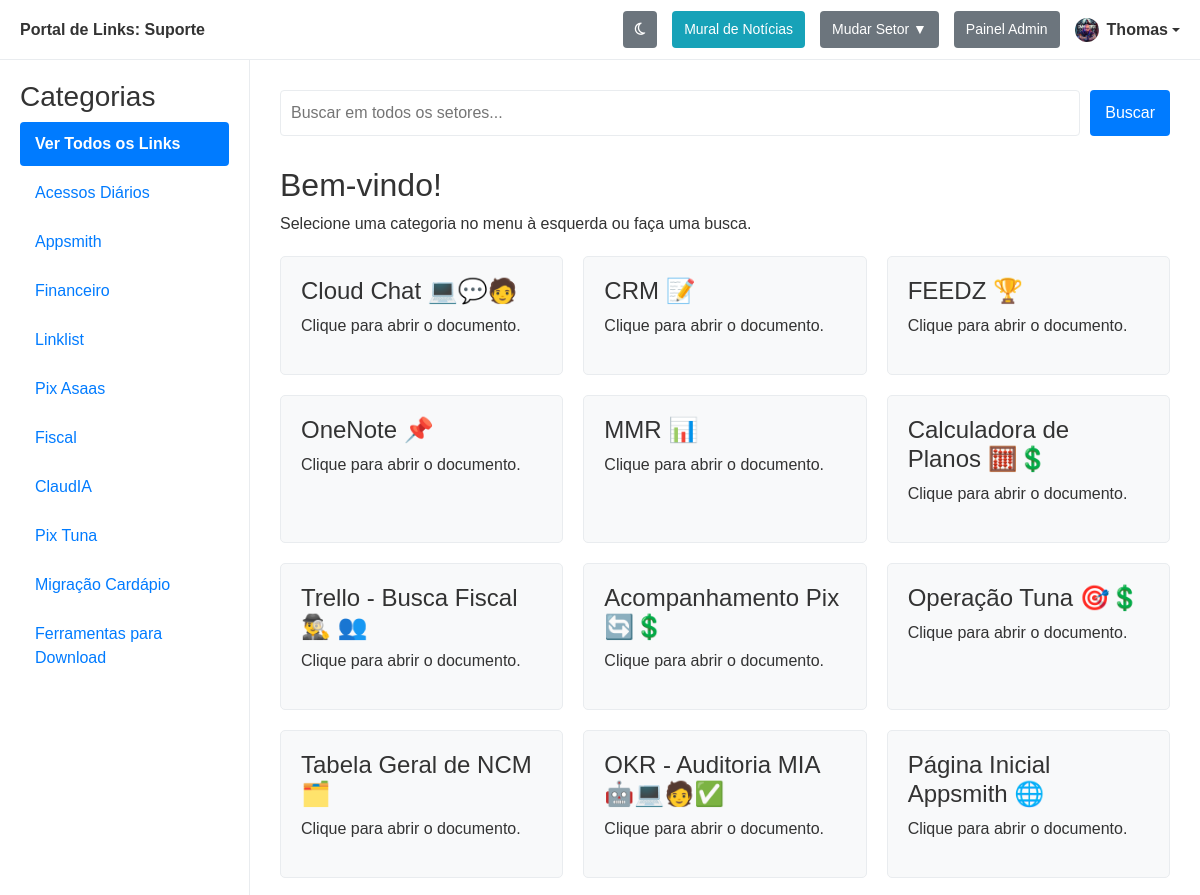
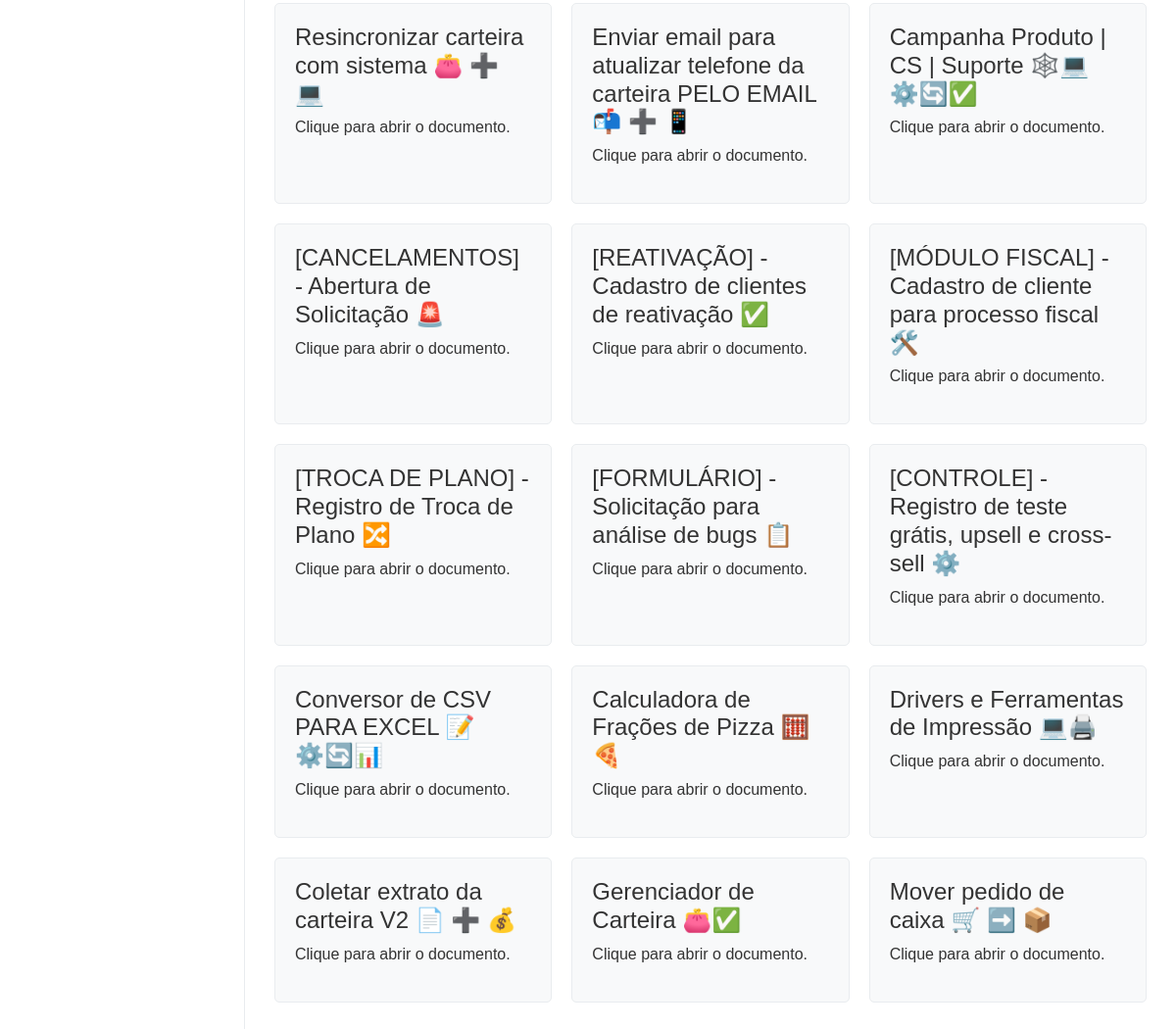
The app's page /setor/Suporte (signed in) with its own data (2 pictures, top to bottom).
### app.py (models this page shows, shortened)
class Sector(db.Model):
    id = db.Column(db.Integer, primary_key=True)
    name = db.Column(db.String(100), unique=True, nullable=False)
    order_index = db.Column(db.Integer, nullable=False, default=0) # <-- Adicionar
    subcategories = db.relationship('Subcategory', back_populates='sector', lazy=True, cascade="all, delete-orphan")
    users = db.relationship('User', secondary=user_sectors_association, lazy='subquery',
                            back_populates='sectors')
    posts = db.relationship('Post', secondary=post_sectors_association, lazy='dynamic',
                            back_populates='sectors')

class User(db.Model, UserMixin):
    id = db.Column(db.Integer, primary_key=True)
    email = db.Column(db.String(120), unique=True, nullable=False)
    password_hash = db.Column(db.String(60), nullable=False)
    is_admin = db.Column(db.Boolean, nullable=False, default=False)
    name = db.Column(db.String(120), nullable=True)
    bio = db.Column(db.Text, nullable=True)
    profile_image_filename = db.Column(db.String(100), nullable=True)
    sectors = db.relationship('Sector', secondary=user_sectors_association, lazy='subquery',
                              back_populates='users')
    posts = db.relationship('Post', back_populates='author', lazy=True)
    read_posts = db.relationship('Post', secondary=user_read_posts, lazy='subquery',
                                backref=db.backref('read_by_users', lazy=True))

class Subcategory(db.Model):
    id = db.Column(db.Integer, primary_key=True)
    name = db.Column(db.String(100), nullable=False)
    order_index = db.Column(db.Integer, nullable=False, default=0) # <-- Adicionar
    sector_id = db.Column(db.Integer, db.ForeignKey('sector.id'), nullable=False)
    sector = db.relationship('Sector', back_populates='subcategories')
    links = db.relationship('Link', back_populates='subcategory', lazy=True, cascade="all, delete-orphan")

class Link(db.Model):
    id = db.Column(db.Integer, primary_key=True)
    name = db.Column(db.String(200), nullable=False)
    url = db.Column(db.String(500), nullable=False)
    order_index = db.Column(db.Integer, nullable=False, default=0)
    subcategory_id = db.Column(db.Integer, db.ForeignKey('subcategory.id'), nullable=False)
    subcategory = db.relationship('Subcategory', back_populates='links')

### app.py (the view)
@app.route('/setor/<sector_name>')
@login_required
def view_sector_dashboard(sector_name):
    sectors_for_dropdown = Sector.query.all() if current_user.is_admin else current_user.sectors
    current_sector = Sector.query.filter_by(name=sector_name).first_or_404()
    if not current_user.is_admin and current_sector not in current_user.sectors:
        flash('Você não tem permissão para acessar este setor.', 'danger')
        return redirect(url_for('dashboard'))
    subcategories_for_sidebar = Subcategory.query.filter_by(sector_id=current_sector.id).order_by(Subcategory.order_index).all()
    active_subcategory_name = request.args.get('view', None)
    search_term = request.args.get('search', None)
    links_to_show = []
    query = db.session.query(Link).join(Subcategory).filter(Subcategory.sector_id == current_sector.id)
    if search_term:
        active_subcategory_name = None
        links_to_show = query.filter(Link.name.ilike(f'%{search_term}%')).order_by(Link.order_index).all()
    elif active_subcategory_name:
        links_to_show = query.filter(Subcategory.name == active_subcategory_name).order_by(Link.order_index).all()
    else:
        links_to_show = query.order_by(Link.order_index).all()
    unread_count = 0
    user_sector_ids = [s.id for s in current_user.sectors]
    all_posts_query = Post.query.join(Post.sectors).filter(Sector.id.in_(user_sector_ids))
    read_post_ids = [p.id for p in current_user.read_posts]
    unread_count = all_posts_query.filter(Post.id.notin_(read_post_ids)).count()
    return render_template('dashboard.html',
                           sectors_for_dropdown=sectors_for_dropdown,
                           current_sector=current_sector,
                           subcategories=subcategories_for_sidebar,
                           active_subcategory_name=active_subcategory_name,
                           links_to_show=links_to_show,
                           search_term=search_term,
                           unread_count=unread_count)

### app.py (called while the page is built)
@login_manager.user_loader
def load_user(user_id):
    return db.session.get(User, int(user_id))

### templates/dashboard.html (shortened to what this page needs)
<!DOCTYPE html>
<html lang="pt-br">
<head>
    <link href="https://cdn.jsdelivr.net/npm/bootstrap@5.3.2/dist/css/bootstrap.min.css" rel="stylesheet">
    <link rel="stylesheet" href="https://cdnjs.cloudflare.com/ajax/libs/font-awesome/4.7.0/css/font-awesome.min.css">
</head>
<body>
    <header class="header">
        <div class="header-left">
            Portal de Links: <strong>{{ current_sector.name }}</strong>
        </div>
        <div class="header-right">
            <a href="#" id="darkModeToggleUser" class="admin-button" title="Alternar Modo Escuro"><i class="fa fa-moon-o"></i></a>
            <a href="{{ url_for('view_sector_home', sector_name=current_sector.name) }}" class="admin-button position-relative" style="background-color: #17a2b8;">
                Mural de Notícias
            </a>
            {% if current_user.is_admin or current_user.sectors|length > 1 %}
            <div class="sector-dropdown">
                <button>Mudar Setor ▼</button>
            </div>
            {% endif %}
            {% if current_user.is_admin %}
                <a href="{{ url_for('admin.index') }}" class="admin-button">Painel Admin</a>
            {% endif %}
            <div class="dropdown">
                <a href="#" class="d-flex align-items-center text-decoration-none dropdown-toggle" id="userMenuButton" data-bs-toggle="dropdown" aria-expanded="false" style="color: var(--text-color);">
                    {% if current_user.profile_image_filename %}
                        <img src="{{ url_for('static', filename='uploads/' + current_user.profile_image_filename) }}"
                             class="rounded-circle" style="width: 24px; height: 24px; object-fit: cover; margin-right: 8px;">
                    {% endif %}
                    <strong>{{ current_user.name or current_user.email }}</strong>
                </a>
            </div>
        </div>
    </header>
    <div class="page-container">
        <aside class="sidebar">
            <h3>Categorias</h3>
            <ul>
                <li>
                    <a href="{{ url_for('view_sector_dashboard', sector_name=current_sector.name) }}"
                    class="{{ 'active' if not active_subcategory_name and not search_term else '' }}">
                        <strong>Ver Todos os Links</strong>
                    </a>
                </li>
                {% for subcategory in subcategories %}
                    <li>
                        <a href="{{ url_for('view_sector_dashboard', sector_name=current_sector.name, view=subcategory.name) }}"
                        class="{{ 'active' if subcategory.name == active_subcategory_name else '' }}">
                            {{ subcategory.name }}
                        </a>
                    </li>
                {% endfor %}
            </ul>
        </aside>
        <main class="main-content">
            <form method="GET" action="{{ url_for('view_sector_dashboard', sector_name=current_sector.name) }}" class="search-form">
                <input type="search" name="search" placeholder="Buscar em {{ 'todos os setores' if current_user.is_admin else 'seus setores' }}..." value="{{ search_term or '' }}">
                <button type="submit">Buscar</button>
            </form>
            {% if search_term %}
                <h2>Resultados da busca por: "{{ search_term }}"</h2>
            {% elif active_subcategory_name %}
                <h2>{{ active_subcategory_name }}</h2>
            {% else %}
                <h2>Bem-vindo!</h2>
                <p>Selecione uma categoria no menu à esquerda ou faça uma busca.</p>
            {% endif %}
            {% if links_to_show %}
                <div class="link-grid">
                    {% for link in links_to_show %}
                        <a href="{{ link.url }}" target="_blank" class="link-card">
                            <h4>{{ link.name }}</h4>
                            <p>Clique para abrir o documento.</p>
                        </a>
                    {% endfor %}
                </div>
            {% elif search_term %}
                <p>Nenhum link encontrado com o termo buscado.</p>
            {% endif %}
        </main>
    </div>
</body>
</html>

### templates/dashboard.html (style rules this page uses)
:root { --bg-color: #f4f4f9; --sidebar-bg: #ffffff; --header-bg: #ffffff; --main-content-bg: #ffffff; --text-color: #333; --link-color: #007bff; --active-link-bg: #007bff; --active-link-text: #ffffff; --border-color: #e9ecef; --card-bg: #f8f9fa; }
body { font-family: sans-serif; background-color: var(--bg-color); color: var(--text-color); margin: 0; display: flex; flex-direction: column; height: 100vh; transition: background-color 0.2s, color 0.2s; }
.header { background-color: var(--header-bg); padding: 0 20px; border-bottom: 1px solid var(--border-color); display: flex; justify-content: space-between; align-items: center; height: 60px; flex-shrink: 0; }
.header-left { font-weight: bold; }
.header-right { display: flex; align-items: center; gap: 15px; }
.sector-dropdown { position: relative; display: inline-block; }
.sector-dropdown button, .admin-button { background-color: #6c757d; color: white; padding: 8px 12px; border: none; border-radius: 4px; cursor: pointer; text-decoration: none; font-size: 14px; }
.page-container { display: flex; flex-grow: 1; overflow: hidden; }
.sidebar { background-color: var(--sidebar-bg); width: 250px; padding: 20px; border-right: 1px solid var(--border-color); flex-shrink: 0; overflow-y: auto; }
.sidebar h3 { margin-top: 0; }
.sidebar ul { list-style: none; padding: 0; }
.sidebar ul li a { display: block; padding: 10px 15px; text-decoration: none; color: var(--link-color); border-radius: 4px; margin-bottom: 5px; }
.sidebar ul li a.active { background-color: var(--active-link-bg); color: var(--active-link-text); }
.main-content { background-color: var(--main-content-bg); padding: 30px; flex-grow: 1; overflow-y: auto; }
.link-grid { display: grid; grid-template-columns: repeat(auto-fill, minmax(250px, 1fr)); gap: 20px; margin-top: 20px; }
.link-card { display: block; padding: 20px; background-color: var(--card-bg); border: 1px solid var(--border-color); border-radius: 5px; text-decoration: none; color: var(--text-color); transition: transform 0.2s, box-shadow 0.2s; }
.search-form { display: flex; gap: 10px; margin-bottom: 30px; }
.search-form input { flex-grow: 1; padding: 10px; border: 1px solid var(--border-color); border-radius: 4px; }
.search-form button { padding: 10px 15px; border: none; background-color: var(--link-color); color: white; border-radius: 4px; cursor: pointer; }

### records on screen
Sector: name "Suporte"
User: profile_image_filename (picture), name "Thomas", search "Buscar em todos os setores..."
Subcategory: name "Acessos Diários"
Subcategory: name "Appsmith"
Subcategory: name "Financeiro"
Subcategory: name "Linklist"
Subcategory: name "Pix Asaas"
Subcategory: name "Fiscal"
Subcategory: name "ClaudIA"
Subcategory: name "Pix Tuna"
Subcategory: name "Migração Cardápio"
Subcategory: name "Ferramentas para Download"
Link: name "Cloud Chat 💻💬🧑"
Link: name "CRM 📝"
Link: name "FEEDZ 🏆"
Link: name "OneNote 📌"
Link: name "MMR 📊"
Link: name "Calculadora de Planos 🧮💲"
Link: name "Trello - Busca Fiscal 🕵️‍♂️ 👥"
Link: name "Acompanhamento Pix 🔄💲"
Link: name "Operação Tuna 🎯💲"
Link: name "Tabela Geral de NCM 🗂️"
Link: name "OKR - Auditoria MIA 🤖💻🧑✅"
Link: name "Página Inicial Appsmith 🌐"
Link: name "Resincronizar carteira com sistema 👛 ➕ 💻"
Link: name "Enviar email para atualizar telefone da carteira PELO EMAIL 📬 ➕ 📱"
Link: name "Campanha Produto | CS | Suporte 🕸️💻⚙️🔄✅"
Link: name "[CANCELAMENTOS] - Abertura de Solicitação 🚨"
Link: name "[REATIVAÇÃO] - Cadastro de clientes de reativação ✅"
Link: name "[MÓDULO FISCAL] - Cadastro de cliente para processo fiscal 🛠️"
Link: name "[TROCA DE PLANO] - Registro de Troca de Plano 🔀"
Link: name "[FORMULÁRIO] - Solicitação para análise de bugs 📋"
Link: name "[CONTROLE] - Registro de teste grátis, upsell e cross-sell ⚙️"
Link: name "Conversor de CSV PARA EXCEL 📝 ⚙️🔄📊"
Link: name "Calculadora de Frações de Pizza 🧮🍕"
Link: name "Drivers e Ferramentas de Impressão 💻🖨️"
Link: name "Coletar extrato da carteira V2 📄 ➕ 💰"
Link: name "Gerenciador de Carteira 👛✅"
Link: name "Mover pedido de caixa 🛒 ➡️ 📦"
